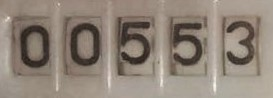
#> input picture bekleme/8.png, 273 x 98 px
$ python analiz.py
#> lines starting #> are read from the running program, lines starting #| are printed output that depends on the picture; after the words box and inside, x2 and y2 are one past the last pixel; in counts of white or black regions, pixels touching at a corner belong together
#@programming_fever
import cv2
import imutils
import numpy as np
import pytesseract
pytesseract.pytesseract.tesseract_cmd = r'C:\Program Files\Tesseract-OCR\tesseract.exe'

img = cv2.imread('bekleme/8.png',cv2.IMREAD_COLOR)
#> img is the input picture: shape (98, 273, 3); mean B, G, R 119.6, 131.3, 143.3

img = cv2.resize(img, (150, 70))
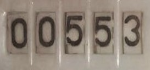
#> img: shape (70, 150, 3); mean B, G, R 119.5, 131.1, 143.2
def temizleme(resim,bottomx,bottomy):
    resim[0:bottomx, 0:31] = 255
    resim[0:21, 0:bottomy] = 255
    resim[45:bottomx, 0:bottomy] = 255
    resim[0:bottomx, 53:80] = 255
    resim[0:bottomx, 101:128] = 255
    resim[0:bottomx, 150:177] = 255
    resim[0:bottomx, 199:226] = 255
    resim[0:bottomx, 248:bottomy] = 255


def kesinlestir_1(resim,bottomx,bottomy,topx,topy):
    i = 0
    j = 0
    while (i < (bottomx - topx)):
        while (j < (bottomy - topy)):
            if(resim[i,j] >=30 and resim[i,j]<=50):
                resim[i, j] -= 20
            j += 1
        i += 1
        j = 0

def kesinlestirme(resim,bottomx,bottomy,topx,topy):
    i = 0
    j = 0
    while (i < (bottomx - topx)):
        while (j < (bottomy - topy)):
            if (resim[i, j] < 100):
                resim[i, j] = 0
            else:
                resim[i, j] = 255
            j += 1
        i += 1
        j = 0


def preproces(img):
    if img is not None:
        gray = cv2.cvtColor(img, cv2.COLOR_BGR2GRAY)
        canny=cv2.Canny(gray,80,180)
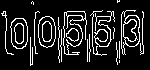
#> canny: shape (70, 150); 13.8% white in thin lines or dots, all inside (x1, y1, x2, y2) = (1, 0, 144, 66)
        image=cv2.GaussianBlur(gray,(5,5),0)
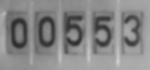
#> image: shape (70, 150); min 45, max 206, mean 133.4
        #image = cv2.adaptiveThreshold(gray, 255, cv2.ADAPTIVE_THRESH_GAUSSIAN_C, cv2.THRESH_BINARY_INV, 21, 5)
        cv2.imshow('',img)

        (x, y) = 70,150
        (topx, topy) = (0,0)
        (bottomx, bottomy) = (np.max(x), np.max(y))
        image = image[topx:bottomx, topy:bottomy]
        kesinlestir_1(image,bottomx,bottomy,topx,topy)
        kesinlestirme(image,bottomx,bottomy,topx,topy)
#> after the loop in kesinlestirme, `while (i < (bottomx - topx)):`:
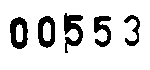
#> resim: shape (70, 150); 84.9% white; 5 black regions, box (x1, y1, x2, y2) and area: (64, 13, 83, 53) 400, (10, 17, 28, 49) 360, (38, 16, 55, 48) 333, (94, 16, 111, 47) 299, (124, 15, 140, 46) 193
        #Cropped=cv2.Canny(Cropped,80,150)
        Cropped = cv2.threshold(image, 0, 255,cv2.THRESH_BINARY_INV | cv2.THRESH_OTSU)[1]
        #Cropped = cv2.Canny(Cropped, 10, 60, 65)

        text = pytesseract.image_to_string(Cropped)


        cv2.imshow('Sayac Endeks',Cropped)
        print(text)
preproces(img)
#> (the call stopped at in preproces, `text = pytesseract.image_to_string(Cropped)`: pytesseract is not available in this run)
cv2.waitKey(0)
cv2.destroyAllWindows()

$ run again, with bekleme/1.png copied over bekleme/8.png
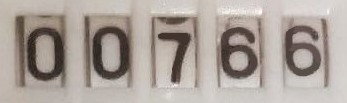
#> input picture bekleme/1.png, 347 x 103 px
#> img is the input picture: shape (103, 347, 3); mean B, G, R 154.5, 161.5, 171.1
#> img: shape (70, 150, 3)
#> in preproces, `canny=cv2.Canny(gray,80,180)`:
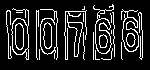
#> canny: shape (70, 150); 14.8% white in thin lines or dots, all inside (x1, y1, x2, y2) = (6, 4, 143, 60)
#> after the loop in kesinlestirme, `while (i < (bottomx - topx)):`:
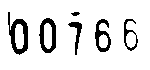
#> resim: shape (70, 150); 88.2% white; 6 black regions, box (x1, y1, x2, y2) and area: (8, 12, 28, 55) 371, (39, 18, 56, 53) 302, (95, 19, 111, 52) 242, (68, 22, 82, 55) 150, (124, 19, 138, 51) 147, (71, 12, 80, 16) 25

$ run again, with bekleme/2.png copied over bekleme/8.png
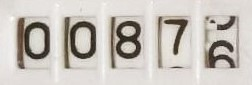
#> input picture bekleme/2.png, 252 x 85 px
#> img is the input picture: shape (85, 252, 3); mean B, G, R 187, 193.4, 199
#> img: shape (70, 150, 3)
#> in preproces, `canny=cv2.Canny(gray,80,180)`:
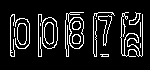
#> canny: shape (70, 150); 11.7% white in thin lines or dots, all inside (x1, y1, x2, y2) = (10, 12, 143, 57)
#> after the loop in kesinlestirme, `while (i < (bottomx - topx)):`:
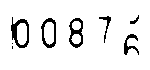
#> resim: shape (70, 150); 92% white; 8 black regions (2 under 20 px), largest, box (x1, y1, x2, y2) and area: (11, 17, 29, 48) 228, (69, 18, 83, 48) 197, (41, 18, 56, 48) 175, (124, 34, 139, 55) 124, (99, 16, 111, 43) 76, (130, 15, 139, 24) 31

$ run again, with bekleme/3.png copied over bekleme/8.png
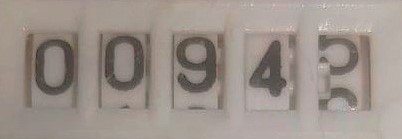
#> input picture bekleme/3.png, 402 x 139 px
#> img is the input picture: shape (139, 402, 3); mean B, G, R 138.6, 145.8, 155.9
#> img: shape (70, 150, 3)
#> in preproces, `canny=cv2.Canny(gray,80,180)`:
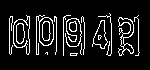
#> canny: shape (70, 150); 10.8% white in thin lines or dots, all inside (x1, y1, x2, y2) = (9, 13, 140, 56)
#> after the loop in kesinlestirme, `while (i < (bottomx - topx)):`:
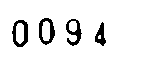
#> resim: shape (70, 150); 92.9% white; 4 black regions, box (x1, y1, x2, y2) and area: (12, 20, 28, 47) 211, (39, 18, 55, 45) 200, (66, 19, 82, 46) 191, (95, 22, 106, 46) 139
